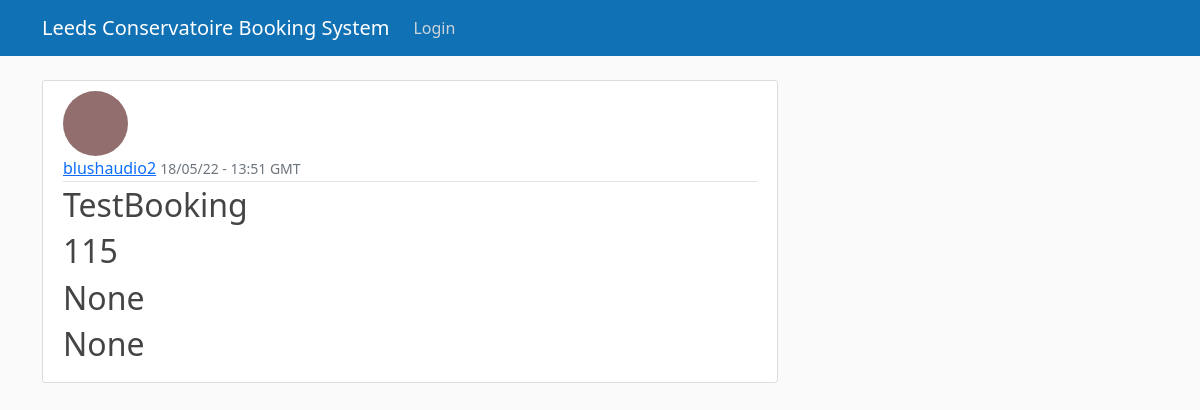
The page /event/15/ on the database its author committed.
### bookingsystem/models.py (models this page shows, shortened)
class Event(models.Model):
    title = models.CharField(max_length=100)
    owner = models.ForeignKey(User, on_delete=models.CASCADE)
    timebooked = models.DateTimeField(auto_now_add=True)
    room = models.ForeignKey(
        'Room',
        null=True,
        on_delete=models.CASCADE
    )
    starttime = models.DateTimeField(null=True, blank=True)
    endtime = models.DateTimeField(null=True, blank=True)

class Room(models.Model):
    name = models.CharField(max_length=20)
    type = models.ForeignKey(
        'Type',
        null=True,
        on_delete=models.CASCADE
    )
    capacity = models.CharField(max_length=2)
    description = models.CharField(max_length=500, null=True, blank=True)
    def __str__(self):
        return self.name

### users/models.py (models this page shows, shortened)
class Profile(models.Model):
    user = models.OneToOneField(User, on_delete=models.CASCADE)
    image = models.ImageField(default='default.jpg', upload_to='profile_pics')

### bookingsystem/views.py (the view)
# urls.py: path('event/<int:pk>/', EventDetailView.as_view(), name='event-detail'),
class EventDetailView(DetailView):
    model = Event

### bookingsystem/templates/bookingsystem/event_detail.html
{% extends "base.html" %}
{% block content %}
    <article class="media content-section">
        <img class="rounded-circle article-img" src="{{ object.owner.profile.image.url }}">
        <div class="media-body">
            <div class="article-metadata">
                <a class="mr-2" href='#'>{{ object.owner }}</a>
                <small class="text-muted">{{ object.timebooked|date:"d/m/y - H:i e" }}</small>
            </div>
            <h2 class="article-title"> {{ object.title }}</h2>
            <h2 class="article-title"> {{ object.room }}</h2>
            <h2 class="article-title"> {{ object.starttime }}</h2>
            <h2 class="article-title"> {{ object.endtime }}</h2>
        </div>
    </article>
{% endblock content %}

### bookingsystem/static/main.css (style rules this page uses)
body { background: #fafafa; color: #333333; margin-top: 5rem; }
h1, h2, h3, h4, h5, h6 { color: #444444; }
.content-section { background: #ffffff; padding: 10px 20px; border: 1px solid #dddddd; border-radius: 3px; margin-bottom: 20px; }
.article-title { color: #444444; }
.article-img { height: 65px; width: 65px; margin-right: 16px; }
.article-metadata { padding-bottom: 1px; margin-bottom: 4px; border-bottom: 1px solid #e3e3e3 }

### rows shown on the page
Event: owner.profile.image (placeholder picture), owner "blushaudio2", timebooked "18/05/22 - 13:51 GMT", title "TestBooking", room "115", starttime "None", endtime "None"
